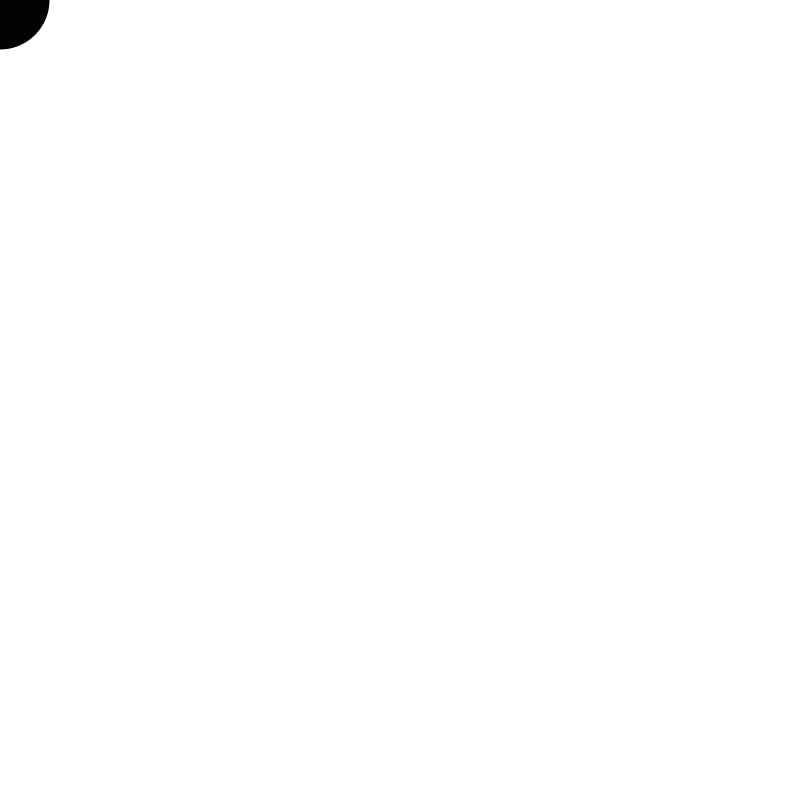
Frame 1 (no input)
Frame 60 (the mouse pressed at the canvas centre just before this capture): identical to frame 1, image omitted
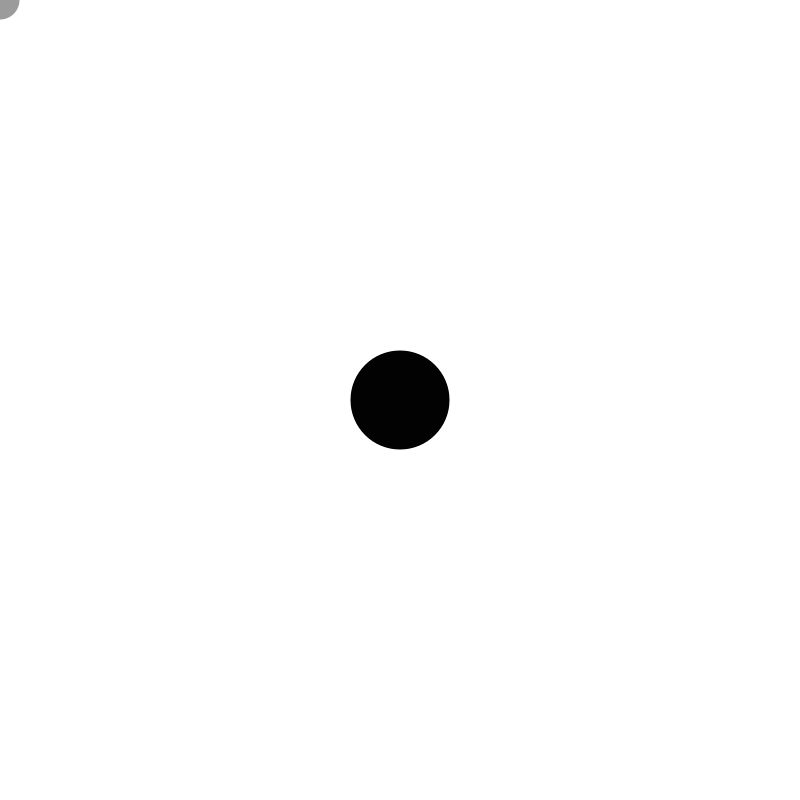
Frame 120 (the mouse held since frame 60 and released just before this capture)

The Processing sketch that drew these frames (run headless with seeded random() and noise(); from frame 60 on, the mouse is pressed at the canvas centre):

// Processing sketch: w6_06_mouseTrail
// ── w6_06_mouseTrail.pde
int MAX = 100;

float[] x = new float[MAX];
float[] y = new float[MAX];

void setup() {
  size(800, 800); 
  noStroke();
  for (int i = 0; i < MAX; i++) {
    x[i] = mouseX;
    y[i] = mouseY;
  }
}

void draw() {
  background(255);

  for (int i = 0; i < MAX-1; i++) {
    x[i] = x[i+1];
    y[i] = y[i+1];
  }

  x[x.length-1] = mouseX;
  y[y.length-1] = mouseY;

  for (int i = 0; i < MAX; i++) {
    fill(map(i, 0, MAX, 255, 0));
    ellipse(x[i], y[i], i, i);
  }
}
